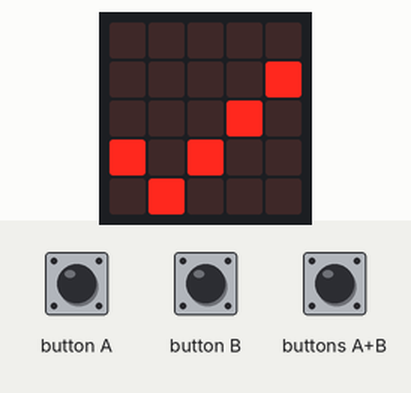
This program was run on a simulated BBC micro:bit (MakeCode). Parts: the board's 5×5 LED display. The inputs (shaded band) are chosen by the test bench.

Above: at 2.0 s.
2.1 s: buttons A+B pressed for 0.15 s
At 3.0 s:
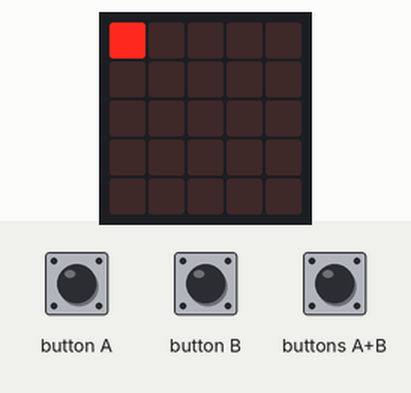
5.2 s: button A pressed for 0.15 s
At 7.0 s:
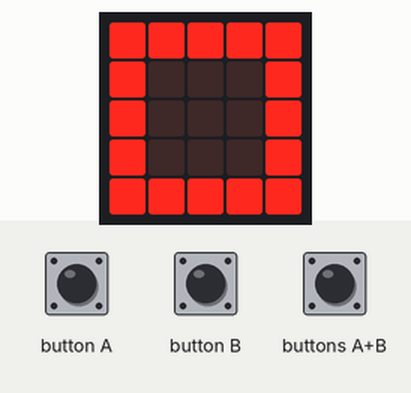
8.3 s: button A pressed for 0.15 s
At 8.65 s:
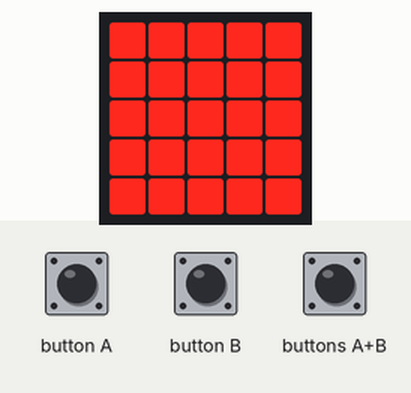
9.0 s: buttons A+B pressed for 1 s
At 11.6 s:
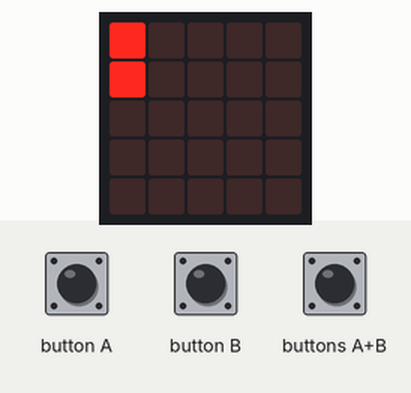
13.0 s: button A pressed for 0.15 s
At 13.8 s:
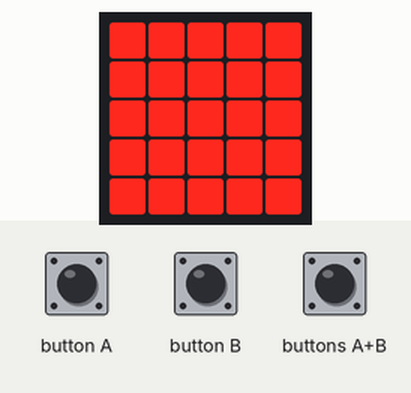
16.1 s: buttons A+B pressed for 1 s
At 19.9 s:
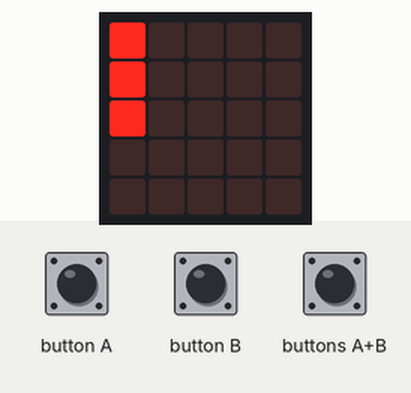
Timing chart, 0 to 21.4 s (numbered marks = the images above; inputs shaded):
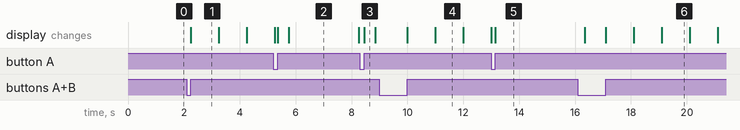

The program:

main.ts
```typescript
function LED消灯 (数値: number, 数値2: number) {
    x = 数値
    for (let y = 0; y <= 4; y++) {
        basic.pause(数値2)
        led.unplot(x, y)
    }
}
input.onButtonPressed(Button.A, function () {
    basic.showLeds(`
        # # # # #
        # # # # #
        # # # # #
        # # # # #
        # # # # #
        `)
    x = 4
    for (let index = 0; index < 5; index++) {
        LED消灯(x, time)
        x += -1
    }
    basic.showIcon(IconNames.Square)
})
input.onButtonPressed(Button.AB, function () {
    basic.clearScreen()
    カウンター時間 = 0
    for (let index = 0; index < 25; index++) {
        if (input.buttonIsPressed(Button.B)) {
            time = カウンター時間 * 400
            break;
        } else {
            led.plot(Math.abs(カウンター時間 / 5), カウンター時間 % 5)
            カウンター時間 += 1
            basic.pause(1000)
        }
    }
})
let カウンター時間 = 0
let time = 0
let x = 0
basic.showIcon(IconNames.Yes)
basic.pause(200)
```

test.ts
```typescript
// テストはここに来ます。このパッケージが拡張機能として使用されるときにはコンパイルされません。
```

Measured:
- after the input at 2.1 s, the display: changes after 0.15 s (image 1)
- after the input at 5.2 s, the display: first differs from a run without the input after 0.15 s (image 2 shows a later state)
- after the input at 8.3 s, the display: changes after 0.15 s (image 3)
- after the input at 9.0 s, the display: first changes after 1.0 s (image 4 shows a later state)
- after the input at 13.0 s, the display: first differs from a run without the input after 0.15 s (image 5)
- after the input at 16.1 s, the display: first differs from a run without the input after 1.0 s (image 6 shows a later state)
- what the display in image 1 shows lasts 1.0 s, from 2.3 s to 3.3 s
